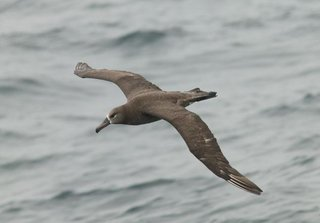
#> input picture Black_Footed_Albatross_0001_796111.jpg, 320 x 223 px
$ python I_Assignment_segmentation.py
#> lines starting #> are read from the running program, lines starting #| are printed output that depends on the picture; after the words box and inside, x2 and y2 are one past the last pixel; in counts of white or black regions, pixels touching at a corner belong together; long printed decimals are rounded
import cv2
import numpy as np
from skimage.metrics import structural_similarity as ssim
import matplotlib.pyplot as plt


# -----------------------------
# 1. LOAD IMAGES
# -----------------------------
img_path = "Black_Footed_Albatross_0001_796111.jpg"
gt_path = "Black_Footed_Albatross_0001_796111.png"

img = cv2.imread(img_path)
#> img is the input picture: shape (223, 320, 3); mean B, G, R 165.8, 167, 163.1
gt = cv2.imread(gt_path)

if img is None:
    raise ValueError("Original image not loaded. Check path.")
if gt is None:
    raise ValueError("Ground truth image not loaded. Check path.")

# Resize GT
gt = cv2.resize(gt, (img.shape[1], img.shape[0]))

# -----------------------------
# 2. SEGMENTATION METHODS
# -----------------------------

# K-Means
def kmeans_segmentation(image, k=3):
#> called with k = 3
    pixel_vals = image.reshape((-1, 3))
    pixel_vals = np.float32(pixel_vals)

    criteria = (cv2.TERM_CRITERIA_EPS + cv2.TERM_CRITERIA_MAX_ITER, 100, 0.85)

    _, labels, centers = cv2.kmeans(
        pixel_vals, k, None, criteria, 10, cv2.KMEANS_RANDOM_CENTERS
    )
#> centers = [[152, 153.2, 147.6], [180.1, 180.6, 176], [73.49, 81.66, 88.58]]

    centers = np.uint8(centers)
#> centers = [[152, 153, 147], [180, 180, 175], [73, 81, 88]]
    segmented = centers[labels.flatten()].reshape(image.shape)
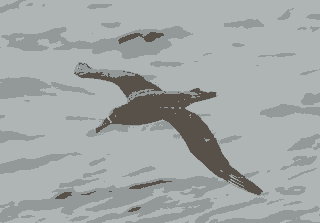
#> segmented: shape (223, 320, 3); mean B, G, R 165.6, 166.5, 162.2
    return segmented


# Otsu
def otsu_segmentation(image):
    gray = cv2.cvtColor(image, cv2.COLOR_BGR2GRAY)
    _, thresh = cv2.threshold(gray, 0, 255, cv2.THRESH_BINARY + cv2.THRESH_OTSU)
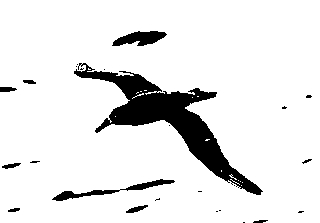
#> thresh: shape (223, 320); 90.2% white; 25 black regions (15 under 20 px), largest, box (x1, y1, x2, y2) and area: (74, 63, 263, 195) 5530, (52, 179, 175, 201) 553, (112, 31, 167, 46) 513
    return thresh


# -----------------------------
# 3. APPLY SEGMENTATION
# -----------------------------
kmeans_img = kmeans_segmentation(img)
otsu_img = otsu_segmentation(img)

# -----------------------------
# 4. CONVERT TO BINARY MASKS
# -----------------------------

# Ground Truth → binary
gt_gray = cv2.cvtColor(gt, cv2.COLOR_BGR2GRAY)
_, gt_bin = cv2.threshold(gt_gray, 127, 255, cv2.THRESH_BINARY)
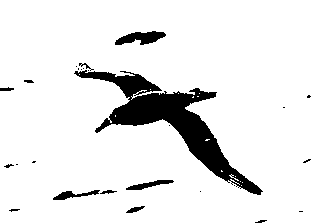
#> gt_bin: shape (223, 320); 90.9% white; 26 black regions (15 under 20 px), largest, box (x1, y1, x2, y2) and area: (74, 70, 263, 195) 5346, (115, 31, 166, 45) 429, (126, 180, 174, 190) 207
gt_bin = gt_bin / 255.0

# K-Means → binary using Otsu
kmeans_gray = cv2.cvtColor(kmeans_img, cv2.COLOR_BGR2GRAY)
_, kmeans_bin = cv2.threshold(
    kmeans_gray, 0, 255, cv2.THRESH_BINARY + cv2.THRESH_OTSU
)
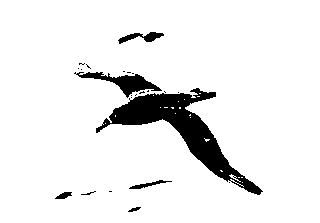
#> kmeans_bin: shape (223, 320); 92.2% white; 23 black regions (17 under 20 px), largest, box (x1, y1, x2, y2) and area: (96, 88, 263, 195) 4252, (74, 72, 162, 98) 752, (118, 32, 164, 44) 241, (129, 180, 172, 189) 123, (55, 192, 72, 199) 73, (128, 207, 141, 212) 34
kmeans_bin = kmeans_bin / 255.0

# Otsu already binary
otsu_bin = otsu_img / 255.0

# Closing
# kmeans_bin = cv2.morphologyEx((kmeans_bin*255).astype(np.uint8), cv2.MORPH_CLOSE, np.ones((3,3),np.uint8)) / 255.0
# otsu_bin = cv2.morphologyEx((otsu_bin*255).astype(np.uint8), cv2.MORPH_CLOSE, np.ones((3,3),np.uint8)) / 255.0


# -----------------------------
# 5. ALIGN FOREGROUND (AUTO FIX)
# -----------------------------
def align_mask(pred, gt):
    intersection = np.logical_and(pred > 0.5, gt > 0.5).sum()
#> intersection = 64874
    if intersection < 0.1 * (pred > 0.5).sum():
        print("Inverting mask for alignment...")
        pred = 1 - pred
    return pred

kmeans_bin = align_mask(kmeans_bin, gt_bin)
otsu_bin = align_mask(otsu_bin, gt_bin)
#| Euclidean: 30.757
#| MSE: 0.01326

# -----------------------------
# 6. DISTANCE METRICS
# -----------------------------

def euclidean_distance(a, b):
    return np.linalg.norm(a - b)

def mse(a, b):
    return np.mean((a - b) ** 2)

def compute_ssim(a, b):
    score, _ = ssim(a, b, full=True, data_range=1.0)
#> score = 0.937
#| SSIM: 0.9366
    return score

def compute_iou(a, b):
    a = (a > 0.5).astype(np.uint8)
    b = (b > 0.5).astype(np.uint8)

    intersection = np.logical_and(a, b).sum()
#> intersection = 64874
    union = np.logical_or(a, b).sum()
#> union = 65820

    return intersection / union if union != 0 else 0

# -----------------------------
# 7. RESULTS
# -----------------------------
print("----- K-MEANS vs GROUND TRUTH -----")
print("Euclidean:", euclidean_distance(kmeans_bin, gt_bin))
print("MSE:", mse(kmeans_bin, gt_bin))
print("SSIM:", compute_ssim(kmeans_bin, gt_bin))
print("IoU:", compute_iou(kmeans_bin, gt_bin))
#| IoU: 0.9856

print("\n----- OTSU vs GROUND TRUTH -----")
print("Euclidean:", euclidean_distance(otsu_bin, gt_bin))
#| Euclidean: 23.043
print("MSE:", mse(otsu_bin, gt_bin))
#| MSE: 0.007441
print("SSIM:", compute_ssim(otsu_bin, gt_bin))
#| SSIM: 0.9621
print("IoU:", compute_iou(otsu_bin, gt_bin))
#| IoU: 0.9918

# -----------------------------
# 8. DISPLAY
# -----------------------------
plt.figure(figsize=(10, 6))

plt.subplot(2, 2, 1)
plt.imshow(cv2.cvtColor(img, cv2.COLOR_BGR2RGB))
plt.title("Original Image")
plt.axis("off")

plt.subplot(2, 2, 2)
plt.imshow(gt_bin, cmap="gray")
plt.title("Ground Truth")
plt.axis("off")

plt.subplot(2, 2, 3)
plt.imshow(kmeans_bin, cmap="gray")
plt.title("K-Means Binary")
plt.axis("off")

plt.subplot(2, 2, 4)
plt.imshow(otsu_bin, cmap="gray")
plt.title("Otsu Binary")
plt.axis("off")

plt.tight_layout()
plt.show()
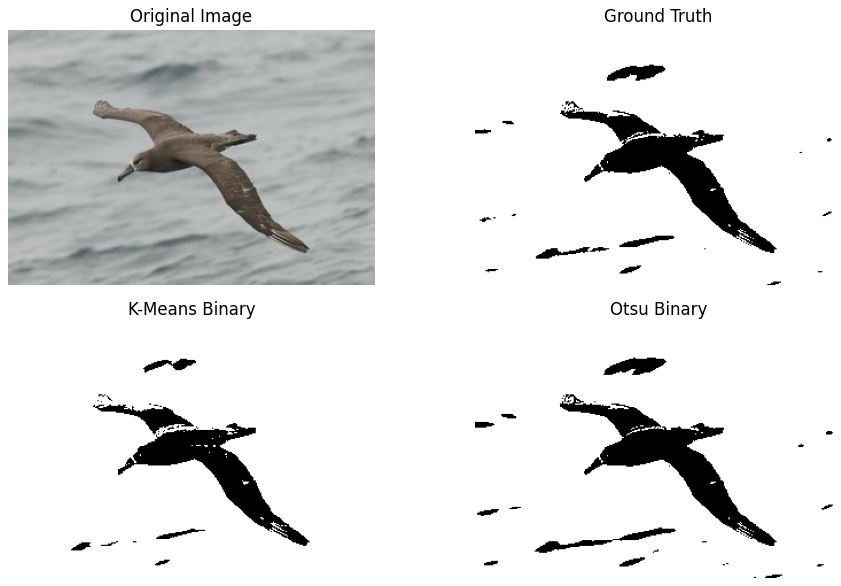
#> figure drawn by matplotlib, 4 panels
